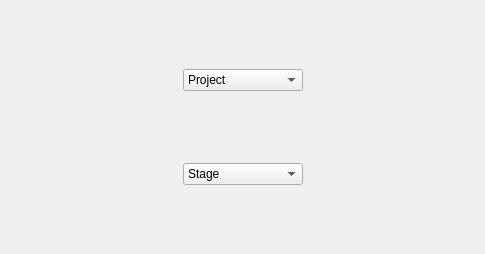
<?xml version="1.0" encoding="UTF-8"?>
<ui version="4.0">
 <class>ProjectSelectorWidget</class>
 <widget class="QWidget" name="ProjectSelectorWidget">
  <property name="geometry">
   <rect>
    <x>0</x>
    <y>0</y>
    <width>485</width>
    <height>254</height>
   </rect>
  </property>
  <property name="windowTitle">
   <string>Form</string>
  </property>
  <layout class="QHBoxLayout" name="horizontalLayout">
   <property name="spacing">
    <number>0</number>
   </property>
   <property name="leftMargin">
    <number>0</number>
   </property>
   <property name="topMargin">
    <number>0</number>
   </property>
   <property name="rightMargin">
    <number>0</number>
   </property>
   <property name="bottomMargin">
    <number>0</number>
   </property>
   <item>
    <spacer name="horizontalSpacer">
     <property name="orientation">
      <enum>Qt::Horizontal</enum>
     </property>
     <property name="sizeHint" stdset="0">
      <size>
       <width>40</width>
       <height>20</height>
      </size>
     </property>
    </spacer>
   </item>
   <item>
    <widget class="QWidget" name="widget" native="true">
     <layout class="QVBoxLayout" name="verticalLayout">
      <property name="spacing">
       <number>6</number>
      </property>
      <property name="leftMargin">
       <number>0</number>
      </property>
      <property name="topMargin">
       <number>3</number>
      </property>
      <property name="rightMargin">
       <number>0</number>
      </property>
      <property name="bottomMargin">
       <number>3</number>
      </property>
      <item>
       <widget class="QComboBox" name="projectsComboBox">
        <property name="minimumSize">
         <size>
          <width>120</width>
          <height>0</height>
         </size>
        </property>
        <item>
         <property name="text">
          <string>Project</string>
         </property>
        </item>
       </widget>
      </item>
      <item>
       <widget class="QComboBox" name="stagesComboBox">
        <property name="minimumSize">
         <size>
          <width>120</width>
          <height>0</height>
         </size>
        </property>
        <item>
         <property name="text">
          <string>Stage</string>
         </property>
        </item>
       </widget>
      </item>
     </layout>
    </widget>
   </item>
   <item>
    <spacer name="horizontalSpacer_2">
     <property name="orientation">
      <enum>Qt::Horizontal</enum>
     </property>
     <property name="sizeHint" stdset="0">
      <size>
       <width>40</width>
       <height>20</height>
      </size>
     </property>
    </spacer>
   </item>
  </layout>
 </widget>
 <resources/>
 <connections/>
</ui>
